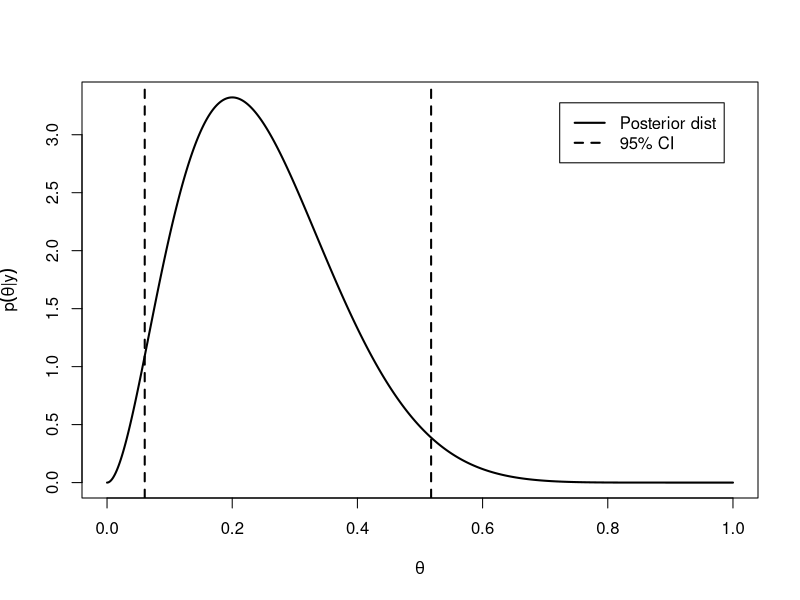
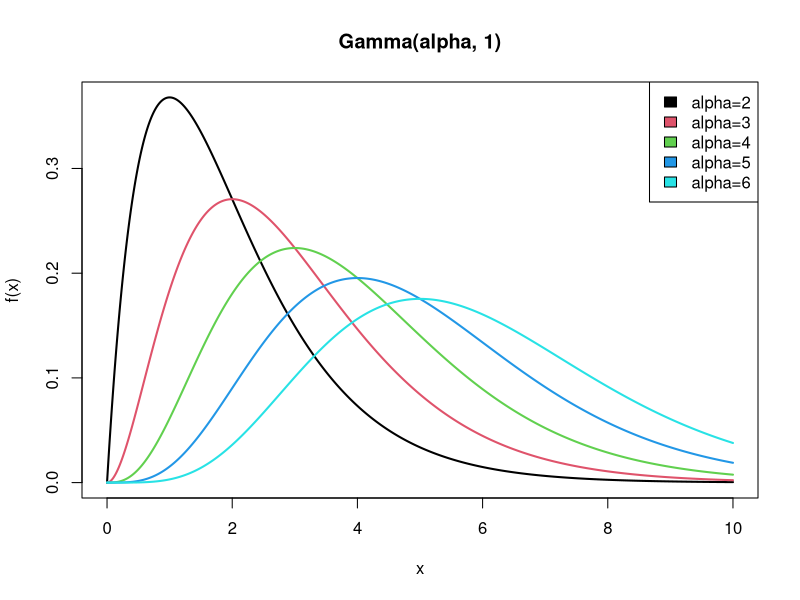

These charts were generated, in order, by the following R code:
## ---- chunk 1
rm(list=ls());  set.seed(20210504);
knitr::opts_chunk$set(fig.align = 'center', message = FALSE)
## ---- chunk 2
a <- 1; b <- 1;  # prior 
n <- 10; y <- 2; # data 
qbeta(c(.025, .975), a+y, b+n-y)
## ---- chunk 3
theta <- seq(0, 1, .001)
plot(theta, dbeta(theta, a+y, b+n-y), type="l", 
     ylab=expression(p(theta*'|'*y)), lwd=2, 
     xlab = expression(theta))
CI <- qbeta(c(.025, .975), a+y, b+n-y)
abline(v=CI, lty=2, lwd=2)
legend("topright", inset=.05, lty=c(1,2), lwd=2, 
       legend=c("Posterior dist", "95% CI"))
## ---- chunk 4
a  <- 2  ; b  <- 1  # prior parameters
n1 <- 111; sy1<-217 # data in group 1

# posterior mean 
( a+sy1 )/( b+n1 )

# posterior mode
( a+sy1-1)/(b+n1 ) 

# posterior 95% CI
qgamma( c (0.025 , 0.975) , a+sy1 , b+n1 ) 


n2 <- 44 ; sy2<-66 # data in group 2
# posterior mean 
( a+sy2 )/( b+n2 )

# posterior mode
( a+sy2-1)/(b+n2 )

# posterior 95% CI
qgamma( c (0.025 , 0.975) , a+sy2 , b+n2 )
## ---- chunk 5
alpha <- 2:6
beta  <- 1
x     <- seq(0, 10, by = .01)
plot(x, dgamma(x, shape = alpha[1], scale = beta), 
     col = 1, type = "l", ylab = "f(x)", 
     main = "Gamma(alpha, 1)", lwd = 2)

for (i in 2:5) {
  lines(x, dgamma(x, shape = alpha[i], scale = beta), 
        col = i, lwd = 2) 
}
legend <- paste("alpha=", alpha, sep = "")
legend("topright", legend = legend, fill = 1:5, cex=1)
